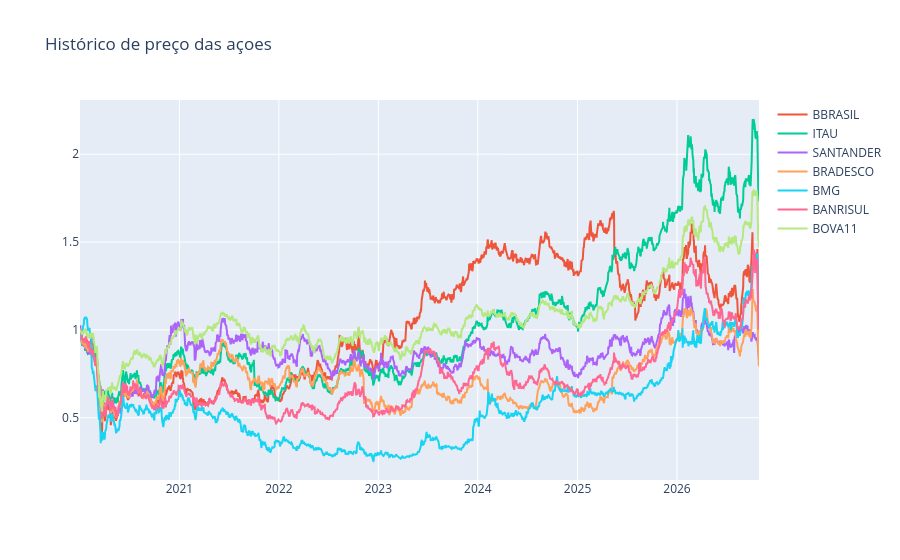

The notebook cell saved with this chart:
### Code cell
figura = px.line(title = "Histórico de preço das açoes")
for i in acoes_combined_normalizado.columns[0:]:
    figura.add_scatter(x=acoes_combined_normalizado.index, y=acoes_combined_normalizado[i], name=i)
figura.show()

### Figure 1 — Plotly figure (JSON) as saved in the notebook; plotly's stock layout.template omitted (floating-point values rounded to 4 significant figures; data arrays with more than 128 entries replaced by an {"elided": "..."} marker saying what was removed)
{"data": [{"hovertemplate": "<extra></extra>", "legendgroup": "", "line": {"color": "#636efa", "dash": "solid"}, "marker": {"symbol": "circle"}, "mode": "lines", "name": "", "orientation": "v", "showlegend": false, "type": "scatter", "xaxis": "x", "yaxis": "y"}, {"name": "BBRASIL", "type": "scatter", "x": {"elided": "1701 str values"}, "y": {"elided": "1701 float values"}}, {"name": "ITAU", "type": "scatter", "x": {"elided": "1701 str values"}, "y": {"elided": "1701 float values"}}, {"name": "SANTANDER", "type": "scatter", "x": {"elided": "1701 str values"}, "y": {"elided": "1701 float values"}}, {"name": "BRADESCO", "type": "scatter", "x": {"elided": "1701 str values"}, "y": {"elided": "1701 float values"}}, {"name": "BMG", "type": "scatter", "x": {"elided": "1701 str values"}, "y": {"elided": "1701 float values"}}, {"name": "BANRISUL", "type": "scatter", "x": {"elided": "1701 str values"}, "y": {"elided": "1701 float values"}}, {"name": "BOVA11", "type": "scatter", "x": {"elided": "1701 str values"}, "y": {"elided": "1701 float values"}}], "layout": {"legend": {"tracegroupgap": 0}, "title": {"text": "Histórico de preço das açoes"}, "xaxis": {"anchor": "y", "domain": [0, 1]}, "yaxis": {"anchor": "x", "domain": [0, 1]}}}
